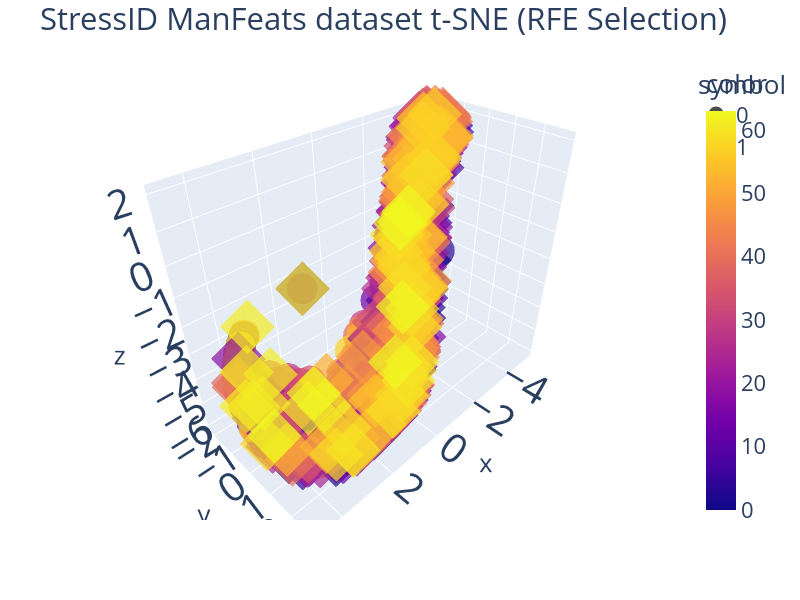
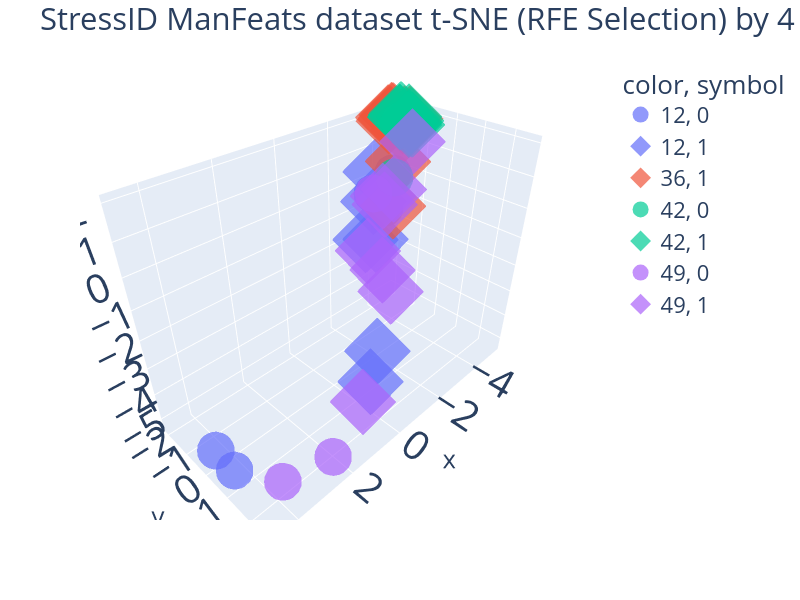

Notebook code for these charts, in order:
### Code cell
# t-SNE in StressID with PCA si_X_95p
# Best N-comp=2, Perp=300 np.arange(50, 700, 50)
# Best N-comp=3, Perp from 550 to 700, np.arange(50, 700, 50)

# t-SNE in StressID with RFE si_X_rfe
# Best N-comp=2, Perp=225 onwards np.arange(25, 700, 25)
# Best N-comp=3, Perp=150 onwards np.arange(25, 700, 25)

si_Ncomp = 3
si_Perp = 195
BY_CLASS = False
colors = si_bclass_labels if BY_CLASS else si_groups_list

si_tsne = TSNE(n_components=si_Ncomp, perplexity=si_Perp, random_state=RAN_STATE)
si_X_tsne = si_tsne.fit_transform(si_X_rfe)
display(si_tsne.kl_divergence_)

#fig = px.scatter(x=si_X_tsne[:, 0], y=si_X_tsne[:, 1], color=si_bclass_labels, width=800, height=600)
fig = px.scatter_3d(
    x=si_X_tsne[:, 0],
    y=si_X_tsne[:, 1],
    z=si_X_tsne[:, 2],
    color=colors,
    symbol=si_bclass_labels,
    opacity=0.7, width=800, height=600
)
fig.update_layout(
    title="StressID ManFeats dataset t-SNE (RFE Selection)",
    font=dict(size=22),
)
fig.update_traces(
    marker=dict(size=18, opacity=0.7),
    selector=dict(mode="markers")
)
config["toImageButtonOptions"]["filename"] = "tSNE-StressID-RFE-AllSubjects"
fig.show(config=config)

# Picking a small sample of subjects to show
n_subjects = 4
subjects_to_show = np.random.choice(range(len(si_subject_to_group)), size=n_subjects)
print(subjects_to_show)
subject_mask = [n in subjects_to_show for n in si_groups_list]
filtered_subjects_rows = [str(subject) for subject, flag in zip(si_groups_list, subject_mask) if flag]
filtered_classes_rows = [str(label) for label, flag in zip(si_bclass_labels.values, subject_mask) if flag]

fig_subj = px.scatter_3d(
    x=si_X_tsne[:, 0][subject_mask],
    y=si_X_tsne[:, 1][subject_mask],
    z=si_X_tsne[:, 2][subject_mask],
    color=filtered_subjects_rows,
    symbol=filtered_classes_rows,
    opacity=0.7,
    width=800,
    height=600,
)
fig_subj.update_layout(
    title=f"StressID ManFeats dataset t-SNE (RFE Selection) by {n_subjects} Subject",
    font=dict(size=22),
)
fig_subj.update_traces(
    marker=dict(size=22, opacity=0.7),
    selector=dict(mode="markers")
)
config["toImageButtonOptions"]["filename"] = "tSNE-StressID-RFE-4Subjects"
fig_subj.show(config=config)

### Figure 1 — Plotly figure (JSON) as saved in the notebook; plotly's stock layout.template omitted (floating-point values rounded to 4 significant figures; data arrays with more than 128 entries replaced by an {"elided": "..."} marker saying what was removed)
{"data": [{"hovertemplate": "symbol=0<br>x=%{x}<br>y=%{y}<br>z=%{z}<br>color=%{marker.color}<extra></extra>", "legendgroup": "0", "marker": {"color": {"elided": "332 int values"}, "coloraxis": "coloraxis", "opacity": 0.7, "size": 18, "symbol": "circle"}, "mode": "markers", "name": "0", "scene": "scene", "showlegend": true, "type": "scatter3d", "x": {"elided": "332 float values"}, "y": {"elided": "332 float values"}, "z": {"elided": "332 float values"}}, {"hovertemplate": "symbol=1<br>x=%{x}<br>y=%{y}<br>z=%{z}<br>color=%{marker.color}<extra></extra>", "legendgroup": "1", "marker": {"color": {"elided": "367 int values"}, "coloraxis": "coloraxis", "opacity": 0.7, "size": 18, "symbol": "diamond"}, "mode": "markers", "name": "1", "scene": "scene", "showlegend": true, "type": "scatter3d", "x": {"elided": "367 float values"}, "y": {"elided": "367 float values"}, "z": {"elided": "367 float values"}}], "layout": {"coloraxis": {"colorbar": {"title": {"text": "color"}}, "colorscale": [[0, "#0d0887"], [0.1111, "#46039f"], [0.2222, "#7201a8"], [0.3333, "#9c179e"], [0.4444, "#bd3786"], [0.5556, "#d8576b"], [0.6667, "#ed7953"], [0.7778, "#fb9f3a"], [0.8889, "#fdca26"], [1, "#f0f921"]]}, "font": {"size": 22}, "height": 600, "legend": {"title": {"text": "symbol"}, "tracegroupgap": 0}, "margin": {"t": 60}, "scene": {"domain": {"x": [0, 1], "y": [0, 1]}, "xaxis": {"title": {"text": "x"}}, "yaxis": {"title": {"text": "y"}}, "zaxis": {"title": {"text": "z"}}}, "title": {"text": "StressID ManFeats dataset t-SNE (RFE Selection)"}, "width": 800}}

### Figure 2 — Plotly figure (JSON) as saved in the notebook; plotly's stock layout.template omitted (floating-point values rounded to 4 significant figures)
{"data": [{"hovertemplate": "color=12<br>symbol=0<br>x=%{x}<br>y=%{y}<br>z=%{z}<extra></extra>", "legendgroup": "12, 0", "marker": {"color": "#636efa", "opacity": 0.7, "size": 22, "symbol": "circle"}, "mode": "markers", "name": "12, 0", "scene": "scene", "showlegend": true, "type": "scatter3d", "x": [4.612, -2.277, -3.637, 4.5, -3.061], "y": [0.2243, -0.1374, -1.028, 0.8484, -1.347], "z": [-4.514, 0.08018, 0.4724, -4.876, -0.1387]}, {"hovertemplate": "color=12<br>symbol=1<br>x=%{x}<br>y=%{y}<br>z=%{z}<extra></extra>", "legendgroup": "12, 1", "marker": {"color": "#636efa", "opacity": 0.7, "size": 22, "symbol": "diamond"}, "mode": "markers", "name": "12, 1", "scene": "scene", "showlegend": true, "type": "scatter3d", "x": [-2.263, -2.681, -1.099, -3.617, -0.1024, 0.2191], "y": [-0.8734, -0.9741, 0.5765, -1.753, 1.678, 1.745], "z": [-1.304, -0.1542, -0.2185, 0.304, -3.027, -3.971]}, {"hovertemplate": "color=36<br>symbol=1<br>x=%{x}<br>y=%{y}<br>z=%{z}<extra></extra>", "legendgroup": "36, 1", "marker": {"color": "#EF553B", "opacity": 0.7, "size": 22, "symbol": "diamond"}, "mode": "markers", "name": "36, 1", "scene": "scene", "showlegend": true, "type": "scatter3d", "x": [-1.601, -2.689, -3.808, -4.616, -4.534, -4.718, -4.184, -4.079, -4.382, -4.26, -4.357], "y": [0.724, -0.0837, -0.8723, -1.978, -2.073, -1.353, -1.208, -1.616, -1.834, -1.869, -1.288], "z": [0.6781, 1.41, 1.851, 1.856, 1.666, 1.873, 1.947, 1.959, 1.95, 1.896, 1.97]}, {"hovertemplate": "color=42<br>symbol=0<br>x=%{x}<br>y=%{y}<br>z=%{z}<extra></extra>", "legendgroup": "42, 0", "marker": {"color": "#00cc96", "opacity": 0.7, "size": 22, "symbol": "circle"}, "mode": "markers", "name": "42, 0", "scene": "scene", "showlegend": true, "type": "scatter3d", "x": [-4.608, -4.967, -2.302], "y": [-1.143, -1.953, 0.1501], "z": [1.714, 1.594, 1.116]}, {"hovertemplate": "color=42<br>symbol=1<br>x=%{x}<br>y=%{y}<br>z=%{z}<extra></extra>", "legendgroup": "42, 1", "marker": {"color": "#00cc96", "opacity": 0.7, "size": 22, "symbol": "diamond"}, "mode": "markers", "name": "42, 1", "scene": "scene", "showlegend": true, "type": "scatter3d", "x": [-4.695, -5.039, -4.938, -4.959, -4.961, -4.872, -5.039, -4.967], "y": [-1.389, -1.648, -1.486, -1.454, -1.969, -1.856, -1.643, -1.96], "z": [1.929, 1.596, 1.734, 1.608, 1.728, 1.856, 1.53, 1.721]}, {"hovertemplate": "color=49<br>symbol=0<br>x=%{x}<br>y=%{y}<br>z=%{z}<extra></extra>", "legendgroup": "49, 0", "marker": {"color": "#ab63fa", "opacity": 0.7, "size": 22, "symbol": "circle"}, "mode": "markers", "name": "49, 0", "scene": "scene", "showlegend": true, "type": "scatter3d", "x": [3.644, 2.605, -2.872], "y": [1.77, 2.657, -1.122], "z": [-5.291, -4.39, 0.008412]}, {"hovertemplate": "color=49<br>symbol=1<br>x=%{x}<br>y=%{y}<br>z=%{z}<extra></extra>", "legendgroup": "49, 1", "marker": {"color": "#ab63fa", "opacity": 0.7, "size": 22, "symbol": "diamond"}, "mode": "markers", "name": "49, 1", "scene": "scene", "showlegend": true, "type": "scatter3d", "x": [-1.962, -4.308, -0.5603, -1.882, -1.286, -1.614, -0.5371, 0.6096], "y": [0.4174, -0.8764, 1.339, 0.1037, 0.1264, 0.4102, 1.679, 1.819], "z": [0.9556, 1.36, -0.6362, 0.6712, -0.865, 0.6054, -1.16, -4.459]}], "layout": {"font": {"size": 22}, "height": 600, "legend": {"title": {"text": "color, symbol"}, "tracegroupgap": 0}, "margin": {"t": 60}, "scene": {"domain": {"x": [0, 1], "y": [0, 1]}, "xaxis": {"title": {"text": "x"}}, "yaxis": {"title": {"text": "y"}}, "zaxis": {"title": {"text": "z"}}}, "title": {"text": "StressID ManFeats dataset t-SNE (RFE Selection) by 4 Subject"}, "width": 800}}
